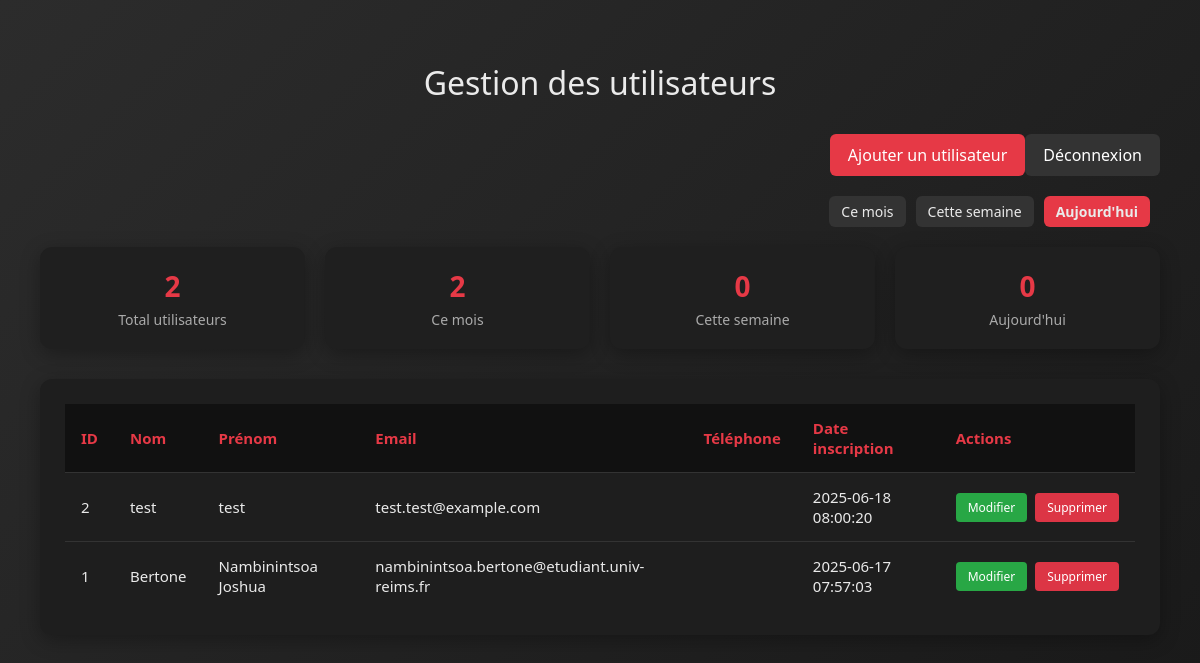
The page /admin/index.php?action=index (signed in) on the database as committed earlier.
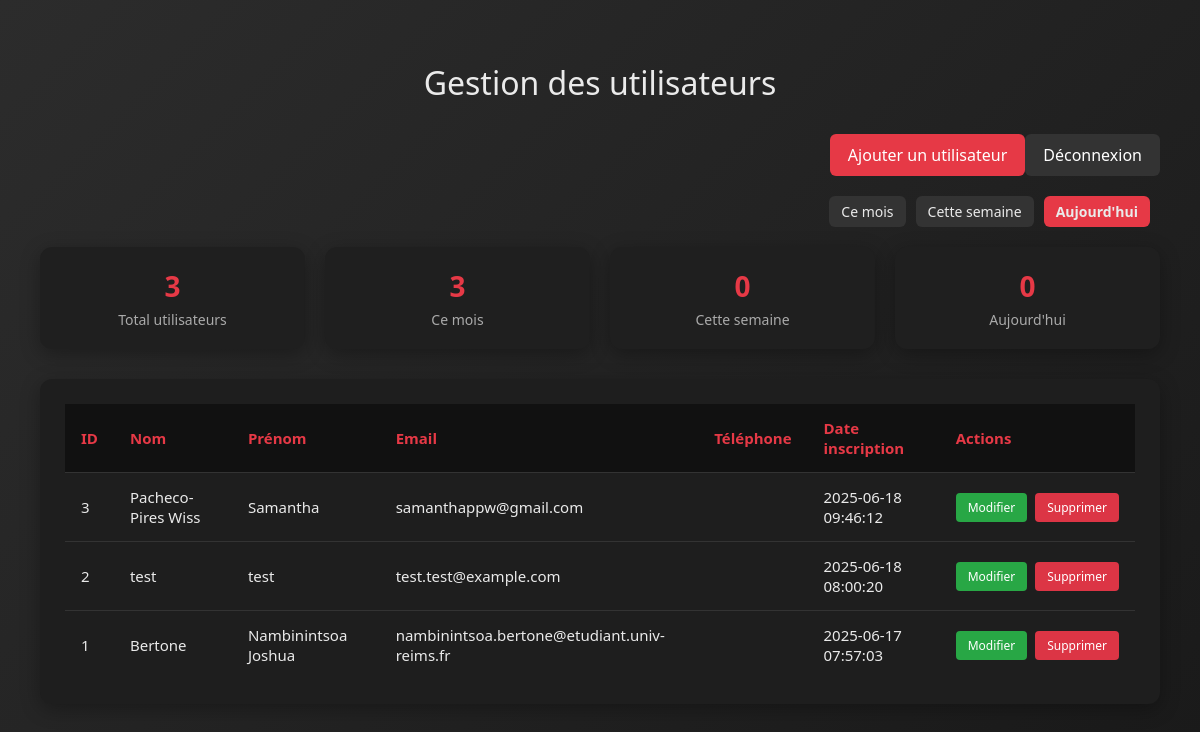
The same page on the database as committed later.
### tables this page shows
CREATE TABLE `utilisateurs` (
  `id` int(11) NOT NULL,
  `nom` varchar(50) NOT NULL,
  `prenom` varchar(50) NOT NULL,
  `email` varchar(100) NOT NULL,
  `mot_de_passe` varchar(255) NOT NULL,
  `telephone` varchar(20) DEFAULT NULL,
  `date_inscription` timestamp NULL DEFAULT current_timestamp(),
  `role` varchar(20) NOT NULL DEFAULT 'user'
);

### admin/controller/admin_controller.php (called while the page is built, shortened)
<?php
require_once(__DIR__ . '/../model/utilisateurs_model.php');
function index() {
    $users = getAllUsers();
    $stats = getUserStats();
    include(__DIR__ . '/../view/gestion_view.php');
}

### admin/model/utilisateurs_model.php (called while the page is built, shortened)
<?php
require_once(__DIR__ . '/../../model/db.php');
function getAllUsers(): array {
    global $pdo;
    $stmt = $pdo->query("SELECT * FROM utilisateurs ORDER BY date_inscription DESC");
    return $stmt->fetchAll(PDO::FETCH_ASSOC);
}
function getUserStats(): array {
    global $pdo;
    $stats = [];
    try {
        $stmt = $pdo->query("SELECT COUNT(*) as total FROM utilisateurs");
        $stats['total_users'] = (int)$stmt->fetch(PDO::FETCH_ASSOC)['total'];
        $stmt = $pdo->query("SELECT COUNT(*) as monthly FROM utilisateurs WHERE MONTH(date_inscription) = MONTH(CURRENT_DATE()) AND YEAR(date_inscription) = YEAR(CURRENT_DATE())");
        $stats['monthly_registrations'] = (int)$stmt->fetch(PDO::FETCH_ASSOC)['monthly'];
        $stmt = $pdo->query("SELECT COUNT(*) as weekly FROM utilisateurs WHERE WEEK(date_inscription) = WEEK(CURRENT_DATE()) AND YEAR(date_inscription) = YEAR(CURRENT_DATE())");
        $stats['weekly_registrations'] = (int)$stmt->fetch(PDO::FETCH_ASSOC)['weekly'];
        $stmt = $pdo->query("SELECT COUNT(*) as today FROM utilisateurs WHERE DATE(date_inscription) = CURRENT_DATE()");
        $stats['today_registrations'] = (int)$stmt->fetch(PDO::FETCH_ASSOC)['today'];
    } catch (PDOException $e) {
        $stats = [
            'total_users' => 0,
            'monthly_registrations' => 0,
            'weekly_registrations' => 0,
            'today_registrations' => 0
        ];
    }
    return $stats;
}

### admin/view/gestion_view.php (the view, shortened to what this page needs)
<!DOCTYPE html>
<html lang="fr">
<head>
</head>
<body>
<?php
$period = $period ?? 'today';
$users = $users ?? [];
$stats = $stats ?? [];
?>
<h1>Gestion des utilisateurs</h1>
<a href="index.php?action=logout" style="background-color: #333;">Déconnexion</a>
<a href="index.php?action=addUser">Ajouter un utilisateur</a>
<div class="filter-tabs">
    <a href="?period=today" class="<?= $period === 'today' ? 'active' : '' ?>">Aujourd'hui</a>
    <a href="?period=week" class="<?= $period === 'week' ? 'active' : '' ?>">Cette semaine</a>
    <a href="?period=month" class="<?= $period === 'month' ? 'active' : '' ?>">Ce mois</a>
</div>
<div class="stats-container">
    <div class="stat-card">
        <div class="stat-number"><?= $stats['total_users'] ?? 0 ?></div>
        <div class="stat-label">Total utilisateurs</div>
    </div>
    <div class="stat-card">
        <div class="stat-number"><?= $stats['monthly_registrations'] ?? 0 ?></div>
        <div class="stat-label">Ce mois</div>
    </div>
    <div class="stat-card">
        <div class="stat-number"><?= $stats['weekly_registrations'] ?? 0 ?></div>
        <div class="stat-label">Cette semaine</div>
    </div>
    <div class="stat-card">
        <div class="stat-number"><?= $stats['today_registrations'] ?? 0 ?></div>
        <div class="stat-label">Aujourd'hui</div>
    </div>
</div>
<div class="table-container">
    <table>
        <thead>
        <tr>
            <th>ID</th>
            <th>Nom</th>
            <th>Prénom</th>
            <th>Email</th>
            <th>Téléphone</th>
            <th>Date inscription</th>
            <th>Actions</th>
        </tr>
        </thead>
        <tbody>
        <?php foreach($users as $user): ?>
        <tr>
            <td><?= htmlspecialchars($user['id']) ?></td>
            <td><?= htmlspecialchars($user['nom']) ?></td>
            <td><?= htmlspecialchars($user['prenom']) ?></td>
            <td><?= htmlspecialchars($user['email']) ?></td>
            <td><?= htmlspecialchars($user['telephone']) ?></td>
            <td><?= htmlspecialchars($user['date_inscription']) ?></td>
            <td>
                <div class="action-buttons">
                    <a href="index.php?action=editUser&id=<?= $user['id'] ?>" class="btn-edit">Modifier</a>
                    <a href="index.php?action=deleteUser&id=<?= $user['id'] ?>" class="btn-delete" onclick="return confirm('Êtes-vous sûr de vouloir supprimer cet utilisateur ?')">Supprimer</a>
                </div>
            </td>
        </tr>
        <?php endforeach; ?>
        </tbody>
    </table>
</div>
</body>
</html>

### admin/index.php (shortened to what this page needs)
<?php
$action = 'index';
if (!empty($_GET['action'])) {
    $action = $_GET['action'];
}
if (function_exists($action)) {
    $action();
} else {
    echo "Action inconnue.";
}

### admin/view/gestion_view.php (style rules this page uses)
body { font-family: 'Segoe UI', Tahoma, Geneva, Verdana, sans-serif; background: linear-gradient(135deg, #2c2c2c 0%, #1a1a1a 100%); margin: 0; padding: 40px; color: #eaeaea; }
h1 { text-align: center; font-weight: 500; font-size: 32px; margin-bottom: 30px; }
a { display: inline-block; background-color: #e63946; color: white; padding: 10px 18px; text-decoration: none; border-radius: 6px; margin-bottom: 20px; float: right; transition: background-color 0.3s ease; }
.filter-tabs { margin-bottom: 20px; clear: both; }
.filter-tabs a { margin-right: 10px; padding: 6px 12px; border-radius: 6px; background-color: #333; color: #eaeaea; text-decoration: none; font-size: 14px; }
.filter-tabs a.active { background-color: #e63946; font-weight: bold; }
.stats-container { display: grid; grid-template-columns: repeat(auto-fit, minmax(200px, 1fr)); gap: 20px; margin-bottom: 30px; clear: both; }
.stat-card { background-color: #1f1f1f; padding: 20px; border-radius: 12px; box-shadow: 0 5px 20px rgba(0, 0, 0, 0.3); text-align: center; }
.stat-number { font-size: 28px; font-weight: bold; color: #e63946; margin-bottom: 5px; }
.stat-label { font-size: 14px; color: #aaa; }
.table-container { background-color: #1e1e1e; padding: 25px; border-radius: 12px; box-shadow: 0 5px 20px rgba(0, 0, 0, 0.3); overflow-x: auto; }
table { width: 100%; border-collapse: collapse; font-size: 15px; color: #eaeaea; }
thead { background-color: #111; color: #e63946; }
th, td { text-align: left; padding: 14px 16px; border-bottom: 1px solid #333; }
tbody tr:last-child td { border-bottom: none; }
.action-buttons { display: flex; gap: 8px; }
.btn-edit { background-color: #28a745; color: white; padding: 6px 12px; text-decoration: none; border-radius: 4px; font-size: 12px; transition: background-color 0.3s ease; margin: 0; float: none; display: inline-block; }
.btn-delete { background-color: #dc3545; color: white; padding: 6px 12px; text-decoration: none; border-radius: 4px; font-size: 12px; transition: background-color 0.3s ease; margin: 0; float: none; display: inline-block; }

Rows that differ between the two databases and show on the page:
added utilisateurs: id "3", nom "Pacheco-Pires Wiss", prenom "Samantha", email "samanthappw@gmail.com", date_inscription "2025-06-18 09:46:12"
Other text that changed with them:
$stats['total_users']: "2" → "3"
$stats['monthly_registrations']: "2" → "3"
